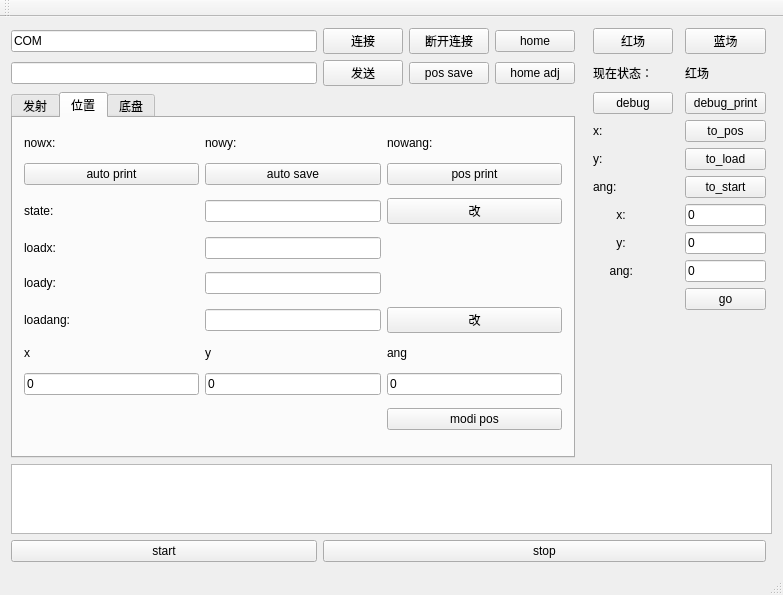
<?xml version="1.0" encoding="UTF-8"?>
<ui version="4.0">
 <class>Serial</class>
 <widget class="QMainWindow" name="Serial">
  <property name="geometry">
   <rect>
    <x>0</x>
    <y>0</y>
    <width>783</width>
    <height>581</height>
   </rect>
  </property>
  <property name="windowTitle">
   <string>Serial</string>
  </property>
  <property name="styleSheet">
   <string notr="true"/>
  </property>
  <widget class="QWidget" name="centralWidget">
   <layout class="QGridLayout" name="gridLayout_2">
    <item row="8" column="8">
     <widget class="QLineEdit" name="pos_ang">
      <property name="text">
       <string>0</string>
      </property>
     </widget>
    </item>
    <item row="6" column="6">
     <widget class="QLabel" name="label">
      <property name="styleSheet">
       <string notr="true">font: 12pt &quot;Adobe Arabic&quot;;
font: 18pt &quot;Adobe Arabic&quot;;</string>
      </property>
      <property name="text">
       <string>       x:</string>
      </property>
     </widget>
    </item>
    <item row="0" column="3">
     <widget class="QPushButton" name="home">
      <property name="text">
       <string>home</string>
      </property>
     </widget>
    </item>
    <item row="0" column="2">
     <widget class="QPushButton" name="bt_disconect">
      <property name="text">
       <string>断开连接</string>
      </property>
     </widget>
    </item>
    <item row="15" column="0" colspan="10">
     <widget class="QTextBrowser" name="message"/>
    </item>
    <item row="0" column="0">
     <widget class="QLineEdit" name="serial">
      <property name="text">
       <string>COM</string>
      </property>
     </widget>
    </item>
    <item row="0" column="1">
     <widget class="QPushButton" name="bt_connect">
      <property name="text">
       <string>连接</string>
      </property>
     </widget>
    </item>
    <item row="1" column="2">
     <widget class="QPushButton" name="pos_save">
      <property name="text">
       <string>pos save</string>
      </property>
     </widget>
    </item>
    <item row="1" column="1">
     <widget class="QPushButton" name="sand">
      <property name="text">
       <string>发送</string>
      </property>
     </widget>
    </item>
    <item row="1" column="3">
     <widget class="QPushButton" name="pushButton">
      <property name="text">
       <string>home adj</string>
      </property>
     </widget>
    </item>
    <item row="1" column="0">
     <widget class="QLineEdit" name="et_send"/>
    </item>
    <item row="1" column="8">
     <widget class="QLabel" name="switch_side">
      <property name="text">
       <string>红场</string>
      </property>
     </widget>
    </item>
    <item row="1" column="6">
     <widget class="QLabel" name="label_3">
      <property name="text">
       <string>现在状态：</string>
      </property>
     </widget>
    </item>
    <item row="0" column="8">
     <widget class="QPushButton" name="switch_blue">
      <property name="text">
       <string>蓝场</string>
      </property>
     </widget>
    </item>
    <item row="0" column="6">
     <widget class="QPushButton" name="switch_red">
      <property name="text">
       <string>红场</string>
      </property>
     </widget>
    </item>
    <item row="3" column="8">
     <widget class="QPushButton" name="toPos">
      <property name="text">
       <string>to_pos</string>
      </property>
     </widget>
    </item>
    <item row="2" column="6">
     <widget class="QPushButton" name="debug">
      <property name="text">
       <string>debug</string>
      </property>
     </widget>
    </item>
    <item row="2" column="8">
     <widget class="QPushButton" name="debug_print">
      <property name="text">
       <string>debug_print</string>
      </property>
     </widget>
    </item>
    <item row="7" column="6">
     <widget class="QLabel" name="label_2">
      <property name="styleSheet">
       <string notr="true">font: 18pt &quot;Adobe Arabic&quot;;</string>
      </property>
      <property name="text">
       <string>       y:</string>
      </property>
     </widget>
    </item>
    <item row="6" column="8">
     <widget class="QLineEdit" name="pos_x">
      <property name="text">
       <string>0</string>
      </property>
     </widget>
    </item>
    <item row="9" column="8">
     <widget class="QPushButton" name="go">
      <property name="text">
       <string>go</string>
      </property>
     </widget>
    </item>
    <item row="4" column="6">
     <widget class="QLabel" name="y">
      <property name="text">
       <string>y:</string>
      </property>
     </widget>
    </item>
    <item row="5" column="8">
     <widget class="QPushButton" name="toStart">
      <property name="text">
       <string>to_start</string>
      </property>
     </widget>
    </item>
    <item row="2" column="0" rowspan="13" colspan="4">
     <widget class="QTabWidget" name="tabWidget">
      <property name="styleSheet">
       <string notr="true"/>
      </property>
      <property name="currentIndex">
       <number>1</number>
      </property>
      <widget class="QWidget" name="launch">
       <attribute name="title">
        <string>发射</string>
       </attribute>
       <layout class="QGridLayout" name="gridLayout">
        <item row="0" column="3">
         <widget class="QPushButton" name="target">
          <property name="text">
           <string>target</string>
          </property>
         </widget>
        </item>
        <item row="0" column="1">
         <widget class="QLineEdit" name="et_select">
          <property name="text">
           <string>1</string>
          </property>
         </widget>
        </item>
        <item row="0" column="0">
         <widget class="QPushButton" name="posSelect">
          <property name="text">
           <string>pos select</string>
          </property>
         </widget>
        </item>
        <item row="1" column="0">
         <widget class="QPushButton" name="printLeft">
          <property name="text">
           <string>printLeft</string>
          </property>
         </widget>
        </item>
        <item row="5" column="1">
         <widget class="QLineEdit" name="target_l"/>
        </item>
        <item row="5" column="0">
         <widget class="QPushButton" name="left_target">
          <property name="text">
           <string>选择发射台</string>
          </property>
         </widget>
        </item>
        <item row="1" column="3">
         <widget class="QPushButton" name="printRight">
          <property name="text">
           <string>printRight</string>
          </property>
         </widget>
        </item>
        <item row="3" column="0">
         <widget class="QPushButton" name="yawLeft">
          <property name="text">
           <string>高yaw</string>
          </property>
         </widget>
        </item>
        <item row="4" column="1">
         <widget class="QLineEdit" name="left_speed">
          <property name="text">
           <string>7.7</string>
          </property>
         </widget>
        </item>
        <item row="4" column="3">
         <widget class="QPushButton" name="speedRight">
          <property name="text">
           <string>低speed</string>
          </property>
         </widget>
        </item>
        <item row="1" column="4">
         <widget class="QLineEdit" name="right_no">
          <property name="text">
           <string>1</string>
          </property>
         </widget>
        </item>
        <item row="3" column="4">
         <widget class="QLineEdit" name="right_yaw">
          <property name="text">
           <string>0</string>
          </property>
         </widget>
        </item>
        <item row="2" column="3">
         <widget class="QPushButton" name="pitchRight">
          <property name="text">
           <string>低pitch</string>
          </property>
         </widget>
        </item>
        <item row="4" column="0">
         <widget class="QPushButton" name="speedLeft">
          <property name="text">
           <string>高speed</string>
          </property>
         </widget>
        </item>
        <item row="2" column="0">
         <widget class="QPushButton" name="pitchLeft">
          <property name="text">
           <string>高pitch</string>
          </property>
         </widget>
        </item>
        <item row="2" column="4">
         <widget class="QLineEdit" name="right_pitch">
          <property name="text">
           <string>0</string>
          </property>
         </widget>
        </item>
        <item row="4" column="4">
         <widget class="QLineEdit" name="right_speed">
          <property name="text">
           <string>7.7</string>
          </property>
         </widget>
        </item>
        <item row="3" column="3">
         <widget class="QPushButton" name="yawRight">
          <property name="text">
           <string>低yaw</string>
          </property>
         </widget>
        </item>
        <item row="2" column="1">
         <widget class="QLineEdit" name="left_pitch">
          <property name="text">
           <string>0</string>
          </property>
         </widget>
        </item>
        <item row="0" column="4">
         <widget class="QLineEdit" name="et_target">
          <property name="text">
           <string>0</string>
          </property>
         </widget>
        </item>
        <item row="1" column="1">
         <widget class="QLineEdit" name="left_no">
          <property name="text">
           <string>1</string>
          </property>
         </widget>
        </item>
        <item row="3" column="1">
         <widget class="QLineEdit" name="left_yaw">
          <property name="text">
           <string>0</string>
          </property>
         </widget>
        </item>
        <item row="6" column="1">
         <widget class="QPushButton" name="left_modi">
          <property name="text">
           <string>左modi</string>
          </property>
         </widget>
        </item>
        <item row="5" column="4">
         <widget class="QLineEdit" name="target_r"/>
        </item>
        <item row="7" column="0">
         <widget class="QPushButton" name="nextLeft">
          <property name="text">
           <string>左下一个台</string>
          </property>
         </widget>
        </item>
        <item row="8" column="0">
         <widget class="QPushButton" name="left_next">
          <property name="text">
           <string>左继续</string>
          </property>
         </widget>
        </item>
        <item row="7" column="4">
         <widget class="QPushButton" name="right_del">
          <property name="text">
           <string>右删除</string>
          </property>
         </widget>
        </item>
        <item row="8" column="3">
         <widget class="QPushButton" name="right_next">
          <property name="text">
           <string>右继续</string>
          </property>
         </widget>
        </item>
        <item row="7" column="1">
         <widget class="QPushButton" name="left_del">
          <property name="text">
           <string>左删除</string>
          </property>
         </widget>
        </item>
        <item row="8" column="4">
         <widget class="QPushButton" name="right_fly">
          <property name="text">
           <string>右发射</string>
          </property>
          <property name="shortcut">
           <string>Ctrl+*</string>
          </property>
         </widget>
        </item>
        <item row="6" column="3">
         <widget class="QPushButton" name="right_add">
          <property name="text">
           <string>右add</string>
          </property>
         </widget>
        </item>
        <item row="6" column="0">
         <widget class="QPushButton" name="left_add">
          <property name="text">
           <string>左add</string>
          </property>
         </widget>
        </item>
        <item row="8" column="1">
         <widget class="QPushButton" name="left_fly">
          <property name="text">
           <string>左发射</string>
          </property>
          <property name="shortcut">
           <string>Ctrl+/</string>
          </property>
         </widget>
        </item>
        <item row="5" column="3">
         <widget class="QPushButton" name="right_target">
          <property name="text">
           <string>选择发射台</string>
          </property>
         </widget>
        </item>
        <item row="7" column="3">
         <widget class="QPushButton" name="nextRight">
          <property name="text">
           <string>右下一个台</string>
          </property>
         </widget>
        </item>
        <item row="6" column="4">
         <widget class="QPushButton" name="right_modi">
          <property name="text">
           <string>右modi</string>
          </property>
         </widget>
        </item>
        <item row="2" column="2">
         <widget class="QPushButton" name="left_pitch_bt">
          <property name="minimumSize">
           <size>
            <width>32</width>
            <height>0</height>
           </size>
          </property>
          <property name="text">
           <string>0.000</string>
          </property>
         </widget>
        </item>
        <item row="3" column="2">
         <widget class="QPushButton" name="left_yaw_bt">
          <property name="text">
           <string>0.000</string>
          </property>
         </widget>
        </item>
        <item row="4" column="2">
         <widget class="QPushButton" name="left_speed_bt">
          <property name="text">
           <string>7.700</string>
          </property>
         </widget>
        </item>
        <item row="2" column="5">
         <widget class="QPushButton" name="right_pitch_bt">
          <property name="text">
           <string>0.000</string>
          </property>
         </widget>
        </item>
        <item row="3" column="5">
         <widget class="QPushButton" name="right_yaw_bt">
          <property name="text">
           <string>0.000</string>
          </property>
         </widget>
        </item>
        <item row="4" column="5">
         <widget class="QPushButton" name="right_speed_bt">
          <property name="text">
           <string>7.700</string>
          </property>
         </widget>
        </item>
       </layout>
      </widget>
      <widget class="QWidget" name="tabWidgetPage2">
       <attribute name="title">
        <string>位置</string>
       </attribute>
       <layout class="QGridLayout" name="gridLayout_3">
        <item row="8" column="1">
         <widget class="QLineEdit" name="load_ang">
          <property name="sizePolicy">
           <sizepolicy hsizetype="Expanding" vsizetype="Fixed">
            <horstretch>0</horstretch>
            <verstretch>0</verstretch>
           </sizepolicy>
          </property>
         </widget>
        </item>
        <item row="8" column="0">
         <widget class="QLabel" name="label_19">
          <property name="text">
           <string>loadang:</string>
          </property>
         </widget>
        </item>
        <item row="5" column="2">
         <widget class="QPushButton" name="pushButton_2">
          <property name="text">
           <string>改</string>
          </property>
         </widget>
        </item>
        <item row="10" column="1">
         <widget class="QLineEdit" name="modi_y">
          <property name="text">
           <string>0</string>
          </property>
         </widget>
        </item>
        <item row="5" column="1">
         <widget class="QLineEdit" name="lineEdit">
          <property name="sizePolicy">
           <sizepolicy hsizetype="Expanding" vsizetype="Fixed">
            <horstretch>0</horstretch>
            <verstretch>0</verstretch>
           </sizepolicy>
          </property>
         </widget>
        </item>
        <item row="9" column="2">
         <widget class="QLabel" name="label_23">
          <property name="text">
           <string>ang</string>
          </property>
         </widget>
        </item>
        <item row="4" column="2">
         <widget class="QPushButton" name="posPrint">
          <property name="text">
           <string>pos print</string>
          </property>
         </widget>
        </item>
        <item row="4" column="0">
         <widget class="QPushButton" name="auto_print">
          <property name="text">
           <string>auto print</string>
          </property>
         </widget>
        </item>
        <item row="8" column="2">
         <widget class="QPushButton" name="load">
          <property name="text">
           <string>改</string>
          </property>
         </widget>
        </item>
        <item row="0" column="1">
         <widget class="QLabel" name="label_15">
          <property name="text">
           <string>nowy:</string>
          </property>
         </widget>
        </item>
        <item row="0" column="0">
         <widget class="QLabel" name="label_13">
          <property name="sizePolicy">
           <sizepolicy hsizetype="Preferred" vsizetype="Fixed">
            <horstretch>0</horstretch>
            <verstretch>0</verstretch>
           </sizepolicy>
          </property>
          <property name="text">
           <string>nowx:</string>
          </property>
         </widget>
        </item>
        <item row="0" column="2">
         <widget class="QLabel" name="label_14">
          <property name="text">
           <string>nowang:</string>
          </property>
         </widget>
        </item>
        <item row="10" column="0">
         <widget class="QLineEdit" name="modi_x">
          <property name="text">
           <string>0</string>
          </property>
         </widget>
        </item>
        <item row="9" column="0">
         <widget class="QLabel" name="label_21">
          <property name="sizePolicy">
           <sizepolicy hsizetype="Preferred" vsizetype="Fixed">
            <horstretch>0</horstretch>
            <verstretch>0</verstretch>
           </sizepolicy>
          </property>
          <property name="text">
           <string>x</string>
          </property>
         </widget>
        </item>
        <item row="9" column="1">
         <widget class="QLabel" name="label_22">
          <property name="text">
           <string>y</string>
          </property>
         </widget>
        </item>
        <item row="10" column="2">
         <widget class="QLineEdit" name="modi_ang">
          <property name="text">
           <string>0</string>
          </property>
         </widget>
        </item>
        <item row="5" column="0">
         <widget class="QLabel" name="label_16">
          <property name="text">
           <string>state:</string>
          </property>
         </widget>
        </item>
        <item row="7" column="1">
         <widget class="QLineEdit" name="load_y">
          <property name="sizePolicy">
           <sizepolicy hsizetype="Expanding" vsizetype="Fixed">
            <horstretch>0</horstretch>
            <verstretch>0</verstretch>
           </sizepolicy>
          </property>
         </widget>
        </item>
        <item row="6" column="0">
         <widget class="QLabel" name="label_17">
          <property name="text">
           <string>loadx:</string>
          </property>
         </widget>
        </item>
        <item row="7" column="0">
         <widget class="QLabel" name="label_18">
          <property name="text">
           <string>loady:</string>
          </property>
         </widget>
        </item>
        <item row="6" column="1">
         <widget class="QLineEdit" name="load_x">
          <property name="sizePolicy">
           <sizepolicy hsizetype="Preferred" vsizetype="Fixed">
            <horstretch>0</horstretch>
            <verstretch>0</verstretch>
           </sizepolicy>
          </property>
         </widget>
        </item>
        <item row="4" column="1">
         <widget class="QPushButton" name="auto_save">
          <property name="text">
           <string>auto save</string>
          </property>
         </widget>
        </item>
        <item row="11" column="2">
         <widget class="QPushButton" name="modi_pos">
          <property name="text">
           <string>modi pos</string>
          </property>
         </widget>
        </item>
       </layout>
      </widget>
      <widget class="QWidget" name="tab">
       <attribute name="title">
        <string>底盘</string>
       </attribute>
       <layout class="QGridLayout" name="gridLayout_4">
        <item row="1" column="2">
         <widget class="QPushButton" name="speedmax_bt">
          <property name="text">
           <string>改</string>
          </property>
         </widget>
        </item>
        <item row="3" column="1">
         <widget class="QLineEdit" name="anglespeed"/>
        </item>
        <item row="4" column="2">
         <widget class="QPushButton" name="moveradium_bt">
          <property name="text">
           <string>改</string>
          </property>
         </widget>
        </item>
        <item row="5" column="2">
         <widget class="QPushButton" name="angleradium_bt">
          <property name="text">
           <string>改</string>
          </property>
         </widget>
        </item>
        <item row="5" column="1">
         <widget class="QLineEdit" name="angleradium"/>
        </item>
        <item row="4" column="1">
         <widget class="QLineEdit" name="moveradium"/>
        </item>
        <item row="7" column="1">
         <widget class="QLineEdit" name="factor"/>
        </item>
        <item row="6" column="1">
         <widget class="QLineEdit" name="start_2"/>
        </item>
        <item row="9" column="1">
         <widget class="QLineEdit" name="speedmin"/>
        </item>
        <item row="1" column="1">
         <widget class="QLineEdit" name="speedmax"/>
        </item>
        <item row="0" column="0">
         <widget class="QPushButton" name="chassis_read">
          <property name="text">
           <string>读取参数</string>
          </property>
         </widget>
        </item>
        <item row="2" column="0">
         <widget class="QLabel" name="label_5">
          <property name="text">
           <string>加减速比例</string>
          </property>
         </widget>
        </item>
        <item row="5" column="0">
         <widget class="QLabel" name="label_8">
          <property name="text">
           <string>旋转停范围</string>
          </property>
         </widget>
        </item>
        <item row="3" column="0">
         <widget class="QLabel" name="label_6">
          <property name="text">
           <string>旋转速度比例</string>
          </property>
         </widget>
        </item>
        <item row="4" column="0">
         <widget class="QLabel" name="label_7">
          <property name="text">
           <string>停车范围</string>
          </property>
         </widget>
        </item>
        <item row="6" column="0">
         <widget class="QLabel" name="label_9">
          <property name="text">
           <string>起始距离</string>
          </property>
         </widget>
        </item>
        <item row="8" column="0">
         <widget class="QLabel" name="label_11">
          <property name="text">
           <string>减速x系数</string>
          </property>
         </widget>
        </item>
        <item row="7" column="0">
         <widget class="QLabel" name="label_10">
          <property name="text">
           <string>factor</string>
          </property>
         </widget>
        </item>
        <item row="9" column="0">
         <widget class="QLabel" name="label_12">
          <property name="text">
           <string>最小速度</string>
          </property>
         </widget>
        </item>
        <item row="2" column="1">
         <widget class="QLineEdit" name="movespeed"/>
        </item>
        <item row="3" column="2">
         <widget class="QPushButton" name="anglespeed_bt">
          <property name="text">
           <string>改</string>
          </property>
         </widget>
        </item>
        <item row="0" column="2">
         <widget class="QPushButton" name="chassis_save">
          <property name="text">
           <string>保存参数</string>
          </property>
         </widget>
        </item>
        <item row="8" column="2">
         <widget class="QPushButton" name="xfactor_bt">
          <property name="text">
           <string>改</string>
          </property>
         </widget>
        </item>
        <item row="7" column="2">
         <widget class="QPushButton" name="factor_bt">
          <property name="text">
           <string>改</string>
          </property>
         </widget>
        </item>
        <item row="6" column="2">
         <widget class="QPushButton" name="start_bt">
          <property name="text">
           <string>改</string>
          </property>
         </widget>
        </item>
        <item row="8" column="1">
         <widget class="QLineEdit" name="xfactor"/>
        </item>
        <item row="2" column="2">
         <widget class="QPushButton" name="movespeed_bt">
          <property name="text">
           <string>改</string>
          </property>
         </widget>
        </item>
        <item row="1" column="0">
         <widget class="QLabel" name="label_4">
          <property name="text">
           <string>最大速度</string>
          </property>
         </widget>
        </item>
        <item row="9" column="2">
         <widget class="QPushButton" name="speedmin_bt">
          <property name="text">
           <string>改</string>
          </property>
         </widget>
        </item>
       </layout>
      </widget>
     </widget>
    </item>
    <item row="5" column="6">
     <widget class="QLabel" name="ang">
      <property name="text">
       <string>ang:</string>
      </property>
     </widget>
    </item>
    <item row="3" column="6">
     <widget class="QLabel" name="x">
      <property name="text">
       <string>x:</string>
      </property>
     </widget>
    </item>
    <item row="8" column="6">
     <widget class="QLabel" name="label_20">
      <property name="styleSheet">
       <string notr="true">font: 18pt &quot;Adobe Arabic&quot;;</string>
      </property>
      <property name="text">
       <string>     ang:</string>
      </property>
     </widget>
    </item>
    <item row="7" column="8">
     <widget class="QLineEdit" name="pos_y">
      <property name="text">
       <string>0</string>
      </property>
     </widget>
    </item>
    <item row="4" column="8">
     <widget class="QPushButton" name="toLoad">
      <property name="text">
       <string>to_load</string>
      </property>
     </widget>
    </item>
    <item row="16" column="0">
     <widget class="QPushButton" name="start">
      <property name="sizePolicy">
       <sizepolicy hsizetype="Minimum" vsizetype="Fixed">
        <horstretch>0</horstretch>
        <verstretch>0</verstretch>
       </sizepolicy>
      </property>
      <property name="text">
       <string>start</string>
      </property>
     </widget>
    </item>
    <item row="16" column="1" colspan="8">
     <widget class="QPushButton" name="stop">
      <property name="sizePolicy">
       <sizepolicy hsizetype="Expanding" vsizetype="Fixed">
        <horstretch>0</horstretch>
        <verstretch>0</verstretch>
       </sizepolicy>
      </property>
      <property name="text">
       <string>stop</string>
      </property>
      <property name="shortcut">
       <string>Ctrl+Z</string>
      </property>
     </widget>
    </item>
   </layout>
  </widget>
  <widget class="QToolBar" name="mainToolBar">
   <attribute name="toolBarArea">
    <enum>TopToolBarArea</enum>
   </attribute>
   <attribute name="toolBarBreak">
    <bool>false</bool>
   </attribute>
  </widget>
  <widget class="QStatusBar" name="statusBar"/>
 </widget>
 <layoutdefault spacing="6" margin="11"/>
 <resources/>
 <connections/>
</ui>
